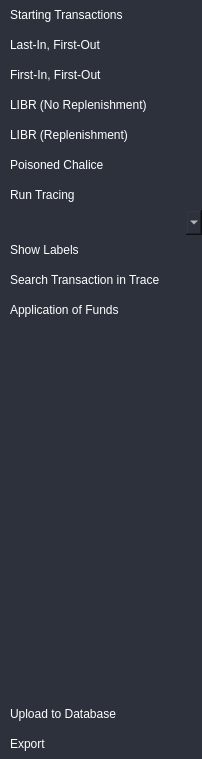
<?xml version="1.0" encoding="UTF-8"?>
<ui version="4.0">
 <class>ribbonContainer</class>
 <widget class="QWidget" name="ribbonContainer">
  <property name="geometry">
   <rect>
    <x>0</x>
    <y>0</y>
    <width>202</width>
    <height>759</height>
   </rect>
  </property>
  <property name="sizePolicy">
   <sizepolicy hsizetype="Minimum" vsizetype="Minimum">
    <horstretch>0</horstretch>
    <verstretch>0</verstretch>
   </sizepolicy>
  </property>
  <property name="windowTitle">
   <string>Form</string>
  </property>
  <property name="styleSheet">
   <string notr="true">*{
	border: none;
	background-color: transparent;
	background: transparent;
	padding: 0;
	margin: 0;
	color: #fff;
}







</string>
  </property>
  <layout class="QHBoxLayout" name="horizontalLayout">
   <property name="spacing">
    <number>0</number>
   </property>
   <property name="leftMargin">
    <number>0</number>
   </property>
   <property name="topMargin">
    <number>0</number>
   </property>
   <property name="rightMargin">
    <number>0</number>
   </property>
   <property name="bottomMargin">
    <number>0</number>
   </property>
   <item>
    <widget class="QWidget" name="traceRibbonSubContainer" native="true">
     <property name="sizePolicy">
      <sizepolicy hsizetype="Preferred" vsizetype="Preferred">
       <horstretch>0</horstretch>
       <verstretch>0</verstretch>
      </sizepolicy>
     </property>
     <property name="styleSheet">
      <string notr="true">*{
	background-color: #2c313c;
}

QComboBox {
    /* Add your custom styles here */
    padding-top: 0px;
    padding-bottom: 0px;
	padding-left: 10px;
	height:25;
}

QLineEdit {
    width: 30;
	height:25;
	 max-height: 25px;/* Adjust the value to set the desired width */
	background-color: #343a40; /* or #454f55 */
	border: 1px solid #666666; /* or #808080 */
	border-radius: 5px; /* or 8px */
	text-align: right; 
}

QFrame {
    spacing: calc(max(10px, (height * 0.1))); /* adjust spacing based on window height */
}

QPushButton:hover {
    background-color: #343a3c    ; /* replace with your desired color */
}
QPushButton {
text-align: left;
vertical-align: middle;
max-height: 30px;
padding-left: 10px; 
height: 30px;
}

    QFrame {
	height:30;
     /*   max-height: 30px; /* Adjust the value to set the desired minimum height */
    }

QLabel {
        padding-left: 8px; /* Adjust the value to set the desired padding */
    }</string>
     </property>
     <layout class="QVBoxLayout" name="verticalLayout">
      <property name="spacing">
       <number>0</number>
      </property>
      <property name="leftMargin">
       <number>0</number>
      </property>
      <property name="topMargin">
       <number>0</number>
      </property>
      <property name="rightMargin">
       <number>0</number>
      </property>
      <property name="bottomMargin">
       <number>0</number>
      </property>
      <item>
       <widget class="QPushButton" name="startingTransactionsBtn">
        <property name="sizePolicy">
         <sizepolicy hsizetype="Preferred" vsizetype="Preferred">
          <horstretch>0</horstretch>
          <verstretch>0</verstretch>
         </sizepolicy>
        </property>
        <property name="minimumSize">
         <size>
          <width>0</width>
          <height>0</height>
         </size>
        </property>
        <property name="cursor">
         <cursorShape>PointingHandCursor</cursorShape>
        </property>
        <property name="styleSheet">
         <string notr="true"/>
        </property>
        <property name="text">
         <string>Starting Transactions</string>
        </property>
       </widget>
      </item>
      <item>
       <widget class="QPushButton" name="lifoBtn">
        <property name="sizePolicy">
         <sizepolicy hsizetype="Minimum" vsizetype="Minimum">
          <horstretch>0</horstretch>
          <verstretch>0</verstretch>
         </sizepolicy>
        </property>
        <property name="minimumSize">
         <size>
          <width>0</width>
          <height>0</height>
         </size>
        </property>
        <property name="cursor">
         <cursorShape>PointingHandCursor</cursorShape>
        </property>
        <property name="styleSheet">
         <string notr="true"/>
        </property>
        <property name="text">
         <string>Last-In, First-Out</string>
        </property>
       </widget>
      </item>
      <item>
       <widget class="QPushButton" name="fifoBtn">
        <property name="sizePolicy">
         <sizepolicy hsizetype="Minimum" vsizetype="Minimum">
          <horstretch>0</horstretch>
          <verstretch>0</verstretch>
         </sizepolicy>
        </property>
        <property name="minimumSize">
         <size>
          <width>0</width>
          <height>0</height>
         </size>
        </property>
        <property name="cursor">
         <cursorShape>PointingHandCursor</cursorShape>
        </property>
        <property name="styleSheet">
         <string notr="true"/>
        </property>
        <property name="text">
         <string>First-In, First-Out</string>
        </property>
       </widget>
      </item>
      <item>
       <widget class="QPushButton" name="librNRBtn">
        <property name="sizePolicy">
         <sizepolicy hsizetype="Minimum" vsizetype="Minimum">
          <horstretch>0</horstretch>
          <verstretch>0</verstretch>
         </sizepolicy>
        </property>
        <property name="minimumSize">
         <size>
          <width>0</width>
          <height>0</height>
         </size>
        </property>
        <property name="cursor">
         <cursorShape>PointingHandCursor</cursorShape>
        </property>
        <property name="styleSheet">
         <string notr="true"/>
        </property>
        <property name="text">
         <string>LIBR (No Replenishment)</string>
        </property>
       </widget>
      </item>
      <item>
       <widget class="QPushButton" name="librRBtn">
        <property name="sizePolicy">
         <sizepolicy hsizetype="Minimum" vsizetype="Minimum">
          <horstretch>0</horstretch>
          <verstretch>0</verstretch>
         </sizepolicy>
        </property>
        <property name="minimumSize">
         <size>
          <width>0</width>
          <height>0</height>
         </size>
        </property>
        <property name="cursor">
         <cursorShape>PointingHandCursor</cursorShape>
        </property>
        <property name="styleSheet">
         <string notr="true"/>
        </property>
        <property name="text">
         <string>LIBR (Replenishment)</string>
        </property>
       </widget>
      </item>
      <item>
       <widget class="QPushButton" name="poisonChaliceBtn">
        <property name="text">
         <string>Poisoned Chalice</string>
        </property>
       </widget>
      </item>
      <item>
       <widget class="QPushButton" name="runTracingBtn">
        <property name="text">
         <string>Run Tracing</string>
        </property>
       </widget>
      </item>
      <item>
       <widget class="QComboBox" name="startingTransactionsComboBox">
        <property name="sizePolicy">
         <sizepolicy hsizetype="Preferred" vsizetype="Preferred">
          <horstretch>0</horstretch>
          <verstretch>0</verstretch>
         </sizepolicy>
        </property>
       </widget>
      </item>
      <item>
       <widget class="QPushButton" name="showTraceLabelsBtn">
        <property name="text">
         <string>Show Labels</string>
        </property>
       </widget>
      </item>
      <item>
       <widget class="QPushButton" name="searchTraceBtn">
        <property name="text">
         <string>Search Transaction in Trace</string>
        </property>
       </widget>
      </item>
      <item>
       <widget class="QPushButton" name="applicationOfFundsBtn">
        <property name="text">
         <string>Application of Funds</string>
        </property>
       </widget>
      </item>
      <item>
       <spacer name="verticalSpacer">
        <property name="orientation">
         <enum>Qt::Vertical</enum>
        </property>
        <property name="sizeType">
         <enum>QSizePolicy::Expanding</enum>
        </property>
        <property name="sizeHint" stdset="0">
         <size>
          <width>20</width>
          <height>40</height>
         </size>
        </property>
       </spacer>
      </item>
      <item>
       <widget class="QPushButton" name="uploadTraceToDBBtn">
        <property name="cursor">
         <cursorShape>PointingHandCursor</cursorShape>
        </property>
        <property name="styleSheet">
         <string notr="true"/>
        </property>
        <property name="text">
         <string>Upload to Database</string>
        </property>
       </widget>
      </item>
      <item>
       <widget class="QPushButton" name="exportTraceButton">
        <property name="cursor">
         <cursorShape>PointingHandCursor</cursorShape>
        </property>
        <property name="styleSheet">
         <string notr="true"/>
        </property>
        <property name="text">
         <string>Export</string>
        </property>
       </widget>
      </item>
     </layout>
    </widget>
   </item>
  </layout>
 </widget>
 <resources>
  <include location="resources.qrc"/>
 </resources>
 <connections/>
</ui>
